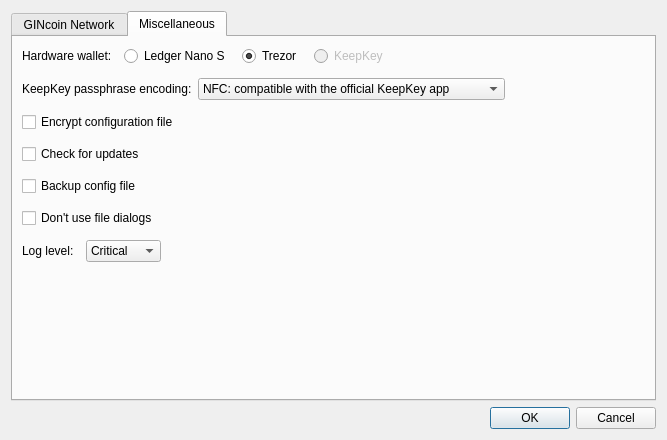
<?xml version="1.0" encoding="UTF-8"?>
<ui version="4.0">
 <class>ConfigDlg</class>
 <widget class="QDialog" name="ConfigDlg">
  <property name="windowModality">
   <enum>Qt::NonModal</enum>
  </property>
  <property name="geometry">
   <rect>
    <x>0</x>
    <y>0</y>
    <width>667</width>
    <height>440</height>
   </rect>
  </property>
  <property name="windowTitle">
   <string>Dialog</string>
  </property>
  <property name="modal">
   <bool>false</bool>
  </property>
  <layout class="QVBoxLayout" name="verticalLayout">
   <property name="spacing">
    <number>6</number>
   </property>
   <property name="sizeConstraint">
    <enum>QLayout::SetDefaultConstraint</enum>
   </property>
   <item>
    <widget class="QTabWidget" name="tabWidget">
     <property name="tabShape">
      <enum>QTabWidget::Rounded</enum>
     </property>
     <property name="currentIndex">
      <number>1</number>
     </property>
     <widget class="QWidget" name="tabDashd">
      <attribute name="title">
       <string>GINcoin Network</string>
      </attribute>
      <layout class="QVBoxLayout" name="verticalLayout_3">
       <property name="spacing">
        <number>3</number>
       </property>
       <property name="leftMargin">
        <number>3</number>
       </property>
       <property name="topMargin">
        <number>3</number>
       </property>
       <property name="rightMargin">
        <number>3</number>
       </property>
       <property name="bottomMargin">
        <number>3</number>
       </property>
       <item>
        <layout class="QHBoxLayout" name="horizontalLayout_3">
         <item>
          <widget class="QLabel" name="label_2">
           <property name="text">
            <string>Network type:</string>
           </property>
          </widget>
         </item>
         <item>
          <widget class="QComboBox" name="cboDashNetwork">
           <item>
            <property name="text">
             <string>MAINNET</string>
            </property>
           </item>
           <item>
            <property name="text">
             <string>TESTNET</string>
            </property>
           </item>
          </widget>
         </item>
         <item>
          <spacer name="horizontalSpacer_5">
           <property name="orientation">
            <enum>Qt::Horizontal</enum>
           </property>
           <property name="sizeHint" stdset="0">
            <size>
             <width>40</width>
             <height>20</height>
            </size>
           </property>
          </spacer>
         </item>
        </layout>
       </item>
       <item>
        <widget class="QFrame" name="frame_2">
         <property name="frameShape">
          <enum>QFrame::StyledPanel</enum>
         </property>
         <property name="frameShadow">
          <enum>QFrame::Raised</enum>
         </property>
         <layout class="QVBoxLayout" name="verticalLayout_6">
          <item>
           <widget class="QSplitter" name="splitter">
            <property name="orientation">
             <enum>Qt::Horizontal</enum>
            </property>
            <property name="opaqueResize">
             <bool>true</bool>
            </property>
            <property name="childrenCollapsible">
             <bool>true</bool>
            </property>
            <widget class="QWidget" name="layoutWidget">
             <layout class="QVBoxLayout" name="layoutConnList" stretch="0,0,0">
              <property name="spacing">
               <number>2</number>
              </property>
              <item>
               <widget class="QFrame" name="frame">
                <property name="frameShape">
                 <enum>QFrame::NoFrame</enum>
                </property>
                <property name="frameShadow">
                 <enum>QFrame::Raised</enum>
                </property>
                <layout class="QHBoxLayout" name="horizontalLayout">
                 <property name="spacing">
                  <number>1</number>
                 </property>
                 <property name="leftMargin">
                  <number>0</number>
                 </property>
                 <property name="topMargin">
                  <number>0</number>
                 </property>
                 <property name="rightMargin">
                  <number>0</number>
                 </property>
                 <property name="bottomMargin">
                  <number>2</number>
                 </property>
                 <item>
                  <widget class="QToolButton" name="btnNewConn">
                   <property name="minimumSize">
                    <size>
                     <width>26</width>
                     <height>26</height>
                    </size>
                   </property>
                   <property name="toolTip">
                    <string>Add New Connection</string>
                   </property>
                   <property name="text">
                    <string/>
                   </property>
                  </widget>
                 </item>
                 <item>
                  <widget class="QToolButton" name="btnDeleteConn">
                   <property name="minimumSize">
                    <size>
                     <width>26</width>
                     <height>26</height>
                    </size>
                   </property>
                   <property name="toolTip">
                    <string>Delete Current Connection</string>
                   </property>
                   <property name="text">
                    <string/>
                   </property>
                  </widget>
                 </item>
                 <item>
                  <widget class="QToolButton" name="btnMoveUpConn">
                   <property name="minimumSize">
                    <size>
                     <width>26</width>
                     <height>26</height>
                    </size>
                   </property>
                   <property name="toolTip">
                    <string>Move Up Current Connection</string>
                   </property>
                   <property name="text">
                    <string/>
                   </property>
                  </widget>
                 </item>
                 <item>
                  <widget class="QToolButton" name="btnMoveDownConn">
                   <property name="minimumSize">
                    <size>
                     <width>26</width>
                     <height>26</height>
                    </size>
                   </property>
                   <property name="toolTip">
                    <string>Move Down Current Connection</string>
                   </property>
                   <property name="text">
                    <string/>
                   </property>
                  </widget>
                 </item>
                 <item>
                  <widget class="QToolButton" name="btnRestoreDefault">
                   <property name="minimumSize">
                    <size>
                     <width>26</width>
                     <height>26</height>
                    </size>
                   </property>
                   <property name="toolTip">
                    <string>Restore Default Connections</string>
                   </property>
                   <property name="text">
                    <string/>
                   </property>
                  </widget>
                 </item>
                 <item>
                  <spacer name="horizontalSpacer">
                   <property name="orientation">
                    <enum>Qt::Horizontal</enum>
                   </property>
                   <property name="sizeHint" stdset="0">
                    <size>
                     <width>40</width>
                     <height>20</height>
                    </size>
                   </property>
                  </spacer>
                 </item>
                </layout>
               </widget>
              </item>
              <item>
               <widget class="QLabel" name="label">
                <property name="text">
                 <string>Connections:</string>
                </property>
               </widget>
              </item>
              <item>
               <widget class="QListWidget" name="lstConns">
                <property name="sizePolicy">
                 <sizepolicy hsizetype="Preferred" vsizetype="Expanding">
                  <horstretch>0</horstretch>
                  <verstretch>0</verstretch>
                 </sizepolicy>
                </property>
                <property name="baseSize">
                 <size>
                  <width>150</width>
                  <height>0</height>
                 </size>
                </property>
                <property name="frameShape">
                 <enum>QFrame::StyledPanel</enum>
                </property>
                <property name="selectionMode">
                 <enum>QAbstractItemView::ExtendedSelection</enum>
                </property>
               </widget>
              </item>
             </layout>
            </widget>
            <widget class="QFrame" name="detailsFrame">
             <property name="sizePolicy">
              <sizepolicy hsizetype="Expanding" vsizetype="Preferred">
               <horstretch>0</horstretch>
               <verstretch>0</verstretch>
              </sizepolicy>
             </property>
             <property name="frameShape">
              <enum>QFrame::StyledPanel</enum>
             </property>
             <property name="midLineWidth">
              <number>0</number>
             </property>
             <layout class="QVBoxLayout" name="verticalLayout_4">
              <property name="topMargin">
               <number>12</number>
              </property>
             </layout>
            </widget>
           </widget>
          </item>
          <item>
           <layout class="QVBoxLayout" name="verticalLayout_5">
            <property name="sizeConstraint">
             <enum>QLayout::SetDefaultConstraint</enum>
            </property>
            <item>
             <widget class="QCheckBox" name="chbRandomConn">
              <property name="toolTip">
               <string>Pick random connection to distribute clients' load over multiple nodes.</string>
              </property>
              <property name="text">
               <string>Pick random connection</string>
              </property>
             </widget>
            </item>
           </layout>
          </item>
         </layout>
        </widget>
       </item>
      </layout>
     </widget>
     <widget class="QWidget" name="tabMisc">
      <attribute name="title">
       <string>Miscellaneous</string>
      </attribute>
      <layout class="QVBoxLayout" name="verticalLayout_2">
       <property name="spacing">
        <number>12</number>
       </property>
       <item>
        <layout class="QHBoxLayout" name="layHardwareWallet">
         <item>
          <widget class="QLabel" name="label_3">
           <property name="text">
            <string>Hardware wallet:</string>
           </property>
           <property name="alignment">
            <set>Qt::AlignLeading|Qt::AlignLeft|Qt::AlignVCenter</set>
           </property>
           <property name="margin">
            <number>0</number>
           </property>
          </widget>
         </item>
         <item>
          <widget class="QRadioButton" name="chbHwLedgerNanoS">
           <property name="text">
            <string>Ledger Nano S</string>
           </property>
          </widget>
         </item>
         <item>
          <widget class="QRadioButton" name="chbHwTrezor">
           <property name="enabled">
            <bool>true</bool>
           </property>
           <property name="minimumSize">
            <size>
             <width>60</width>
             <height>0</height>
            </size>
           </property>
           <property name="maximumSize">
            <size>
             <width>16777215</width>
             <height>16777215</height>
            </size>
           </property>
           <property name="text">
            <string>Trezor</string>
           </property>
           <property name="checked">
            <bool>true</bool>
           </property>
          </widget>
         </item>
         <item>
          <widget class="QRadioButton" name="chbHwKeepKey">
           <property name="enabled">
            <bool>false</bool>
           </property>
           <property name="minimumSize">
            <size>
             <width>70</width>
             <height>0</height>
            </size>
           </property>
           <property name="maximumSize">
            <size>
             <width>16777215</width>
             <height>16777215</height>
            </size>
           </property>
           <property name="visible">
            <bool>false</bool>
           </property>
           <property name="toolTip">
            <string>KeepKey wallets are not yet supported.</string>
           </property>
           <property name="text">
            <string>KeepKey</string>
           </property>
          </widget>
         </item>
         <item>
          <spacer name="horizontalSpacer_2">
           <property name="orientation">
            <enum>Qt::Horizontal</enum>
           </property>
           <property name="sizeHint" stdset="0">
            <size>
             <width>40</width>
             <height>20</height>
            </size>
           </property>
          </spacer>
         </item>
        </layout>
       </item>
       <item>
        <widget class="QWidget" name="wdgKeepkeyPassEncoding" native="true">
         <layout class="QHBoxLayout" name="horizontalLayout_2">
          <property name="leftMargin">
           <number>0</number>
          </property>
          <property name="topMargin">
           <number>0</number>
          </property>
          <property name="rightMargin">
           <number>0</number>
          </property>
          <property name="bottomMargin">
           <number>0</number>
          </property>
          <item>
           <widget class="QLabel" name="lblKeepkeyPassEncoding">
            <property name="text">
             <string>KeepKey passphrase encoding:</string>
            </property>
            <property name="openExternalLinks">
             <bool>true</bool>
            </property>
           </widget>
          </item>
          <item>
           <widget class="QComboBox" name="cboKeepkeyPassEncoding">
            <property name="sizePolicy">
             <sizepolicy hsizetype="Preferred" vsizetype="Fixed">
              <horstretch>0</horstretch>
              <verstretch>0</verstretch>
             </sizepolicy>
            </property>
            <item>
             <property name="text">
              <string>NFC: compatible with the official KeepKey app</string>
             </property>
            </item>
            <item>
             <property name="text">
              <string>NFKD: compatible with BIP-39 standard and Trezor</string>
             </property>
            </item>
           </widget>
          </item>
          <item>
           <spacer name="horizontalSpacer_4">
            <property name="orientation">
             <enum>Qt::Horizontal</enum>
            </property>
            <property name="sizeHint" stdset="0">
             <size>
              <width>40</width>
              <height>20</height>
             </size>
            </property>
           </spacer>
          </item>
         </layout>
        </widget>
       </item>
       <item>
        <widget class="QCheckBox" name="chbEncryptConfigFile">
         <property name="toolTip">
          <string>&lt;html&gt;&lt;head/&gt;&lt;body&gt;&lt;p&gt;Encrypts configuration file with hardware wallet. &lt;/p&gt;&lt;p&gt;You will need your hardware wallet connected to open the file.&lt;/p&gt;&lt;/body&gt;&lt;/html&gt;</string>
         </property>
         <property name="text">
          <string>Encrypt configuration file</string>
         </property>
        </widget>
       </item>
       <item>
        <widget class="QCheckBox" name="chbCheckForUpdates">
         <property name="text">
          <string>Check for updates</string>
         </property>
        </widget>
       </item>
       <item>
        <widget class="QCheckBox" name="chbBackupConfigFile">
         <property name="toolTip">
          <string>If checked, old config file will be saved when changing configuration</string>
         </property>
         <property name="text">
          <string>Backup config file</string>
         </property>
        </widget>
       </item>
       <item>
        <widget class="QCheckBox" name="chbDontUseFileDialogs">
         <property name="toolTip">
          <string/>
         </property>
         <property name="text">
          <string>Don't use file dialogs</string>
         </property>
        </widget>
       </item>
       <item>
        <layout class="QHBoxLayout" name="hlLogLevel">
         <item>
          <widget class="QLabel" name="lblLogLevel">
           <property name="text">
            <string>Log level:</string>
           </property>
          </widget>
         </item>
         <item>
          <widget class="QComboBox" name="cboLogLevel">
           <item>
            <property name="text">
             <string>Critical</string>
            </property>
           </item>
           <item>
            <property name="text">
             <string>Error</string>
            </property>
           </item>
           <item>
            <property name="text">
             <string>Warning</string>
            </property>
           </item>
           <item>
            <property name="text">
             <string>Info</string>
            </property>
           </item>
           <item>
            <property name="text">
             <string>Debug</string>
            </property>
           </item>
          </widget>
         </item>
         <item>
          <spacer name="horizontalSpacer_3">
           <property name="orientation">
            <enum>Qt::Horizontal</enum>
           </property>
           <property name="sizeHint" stdset="0">
            <size>
             <width>40</width>
             <height>20</height>
            </size>
           </property>
          </spacer>
         </item>
        </layout>
       </item>
       <item>
        <spacer name="verticalSpacer">
         <property name="orientation">
          <enum>Qt::Vertical</enum>
         </property>
         <property name="sizeHint" stdset="0">
          <size>
           <width>20</width>
           <height>40</height>
          </size>
         </property>
        </spacer>
       </item>
      </layout>
     </widget>
    </widget>
   </item>
   <item>
    <widget class="QDialogButtonBox" name="buttonBox">
     <property name="orientation">
      <enum>Qt::Horizontal</enum>
     </property>
     <property name="standardButtons">
      <set>QDialogButtonBox::Cancel|QDialogButtonBox::Ok</set>
     </property>
    </widget>
   </item>
  </layout>
 </widget>
 <resources/>
 <connections>
  <connection>
   <sender>buttonBox</sender>
   <signal>accepted()</signal>
   <receiver>ConfigDlg</receiver>
   <slot>accept()</slot>
   <hints>
    <hint type="sourcelabel">
     <x>248</x>
     <y>254</y>
    </hint>
    <hint type="destinationlabel">
     <x>157</x>
     <y>274</y>
    </hint>
   </hints>
  </connection>
  <connection>
   <sender>buttonBox</sender>
   <signal>rejected()</signal>
   <receiver>ConfigDlg</receiver>
   <slot>reject()</slot>
   <hints>
    <hint type="sourcelabel">
     <x>316</x>
     <y>260</y>
    </hint>
    <hint type="destinationlabel">
     <x>286</x>
     <y>274</y>
    </hint>
   </hints>
  </connection>
 </connections>
</ui>
